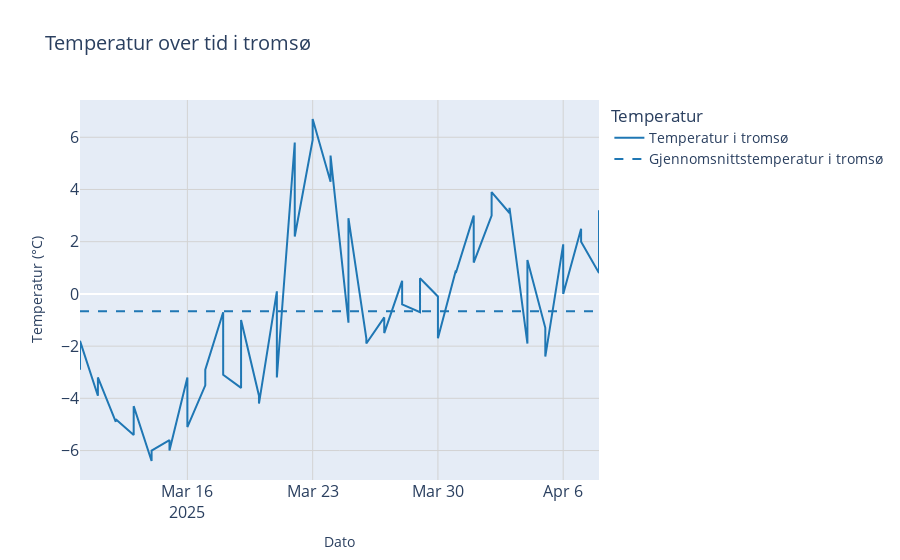
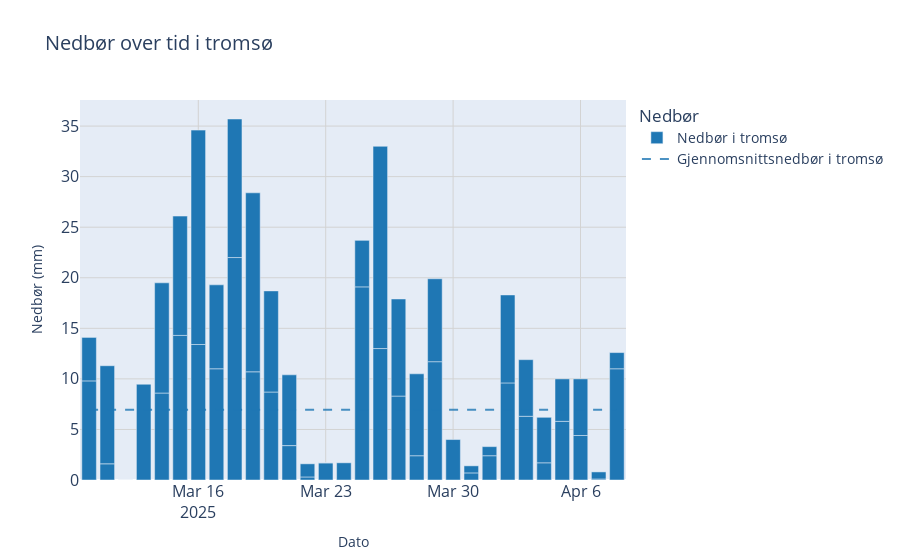
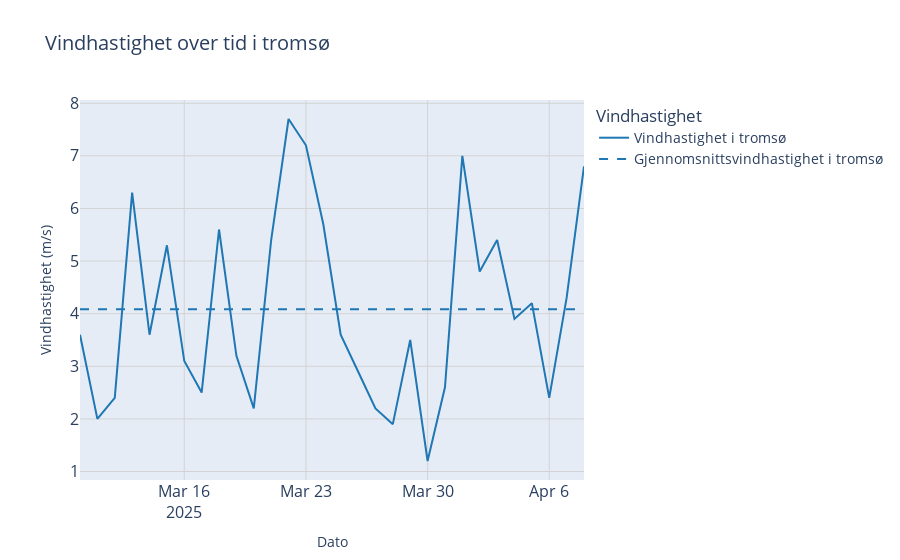
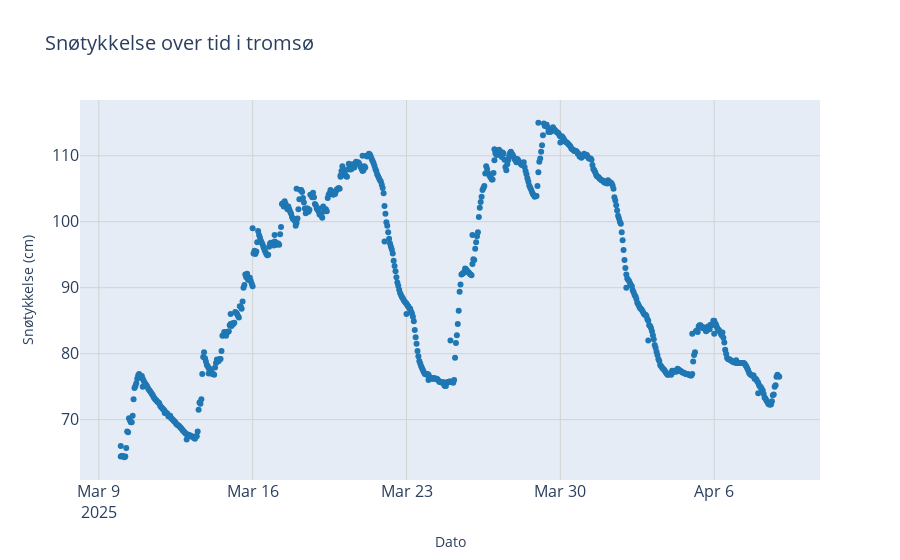

Notebook source saved alongside these figures, in order:
### Code cell
import pandas as pd
import plotly.graph_objects as go
import sqlite3

# Bruker den eksisterende variabelen location_input som bynavn
city_name = location_input

# Konverterer referansetiden til datetime
df['referenceTime'] = pd.to_datetime(df['referenceTime'])

# Oppretter en SQLite-database i minnet
conn = sqlite3.connect(":memory:")

# Leser CSV-filen og lagrer den i SQLite-databasen
csv_filename = "../src/weather_data.csv"
df_csv = pd.read_csv(csv_filename)
df_csv.to_sql("weather_data", conn, index=False, if_exists="replace")

# SQL-spørring for å hente data
query = """
SELECT * 
FROM weather_data
WHERE elementId = 'mean(air_temperature P1D)'
"""
temperature_data = pd.read_sql_query(query, conn)

# Konverterer referansetiden til datetime
temperature_data['referenceTime'] = pd.to_datetime(temperature_data['referenceTime'])

# Gjør det samme for andre elementer (nedbør og vindhastighet)
query_precip = """
SELECT * 
FROM weather_data
WHERE elementId = 'sum(precipitation_amount P1D)'
"""
precipitation_data = pd.read_sql_query(query_precip, conn)

query_wind = """
SELECT * 
FROM weather_data
WHERE elementId = 'mean(wind_speed P1D)'
"""
wind_speed_data = pd.read_sql_query(query_wind, conn)

# Lukk tilkoblingen til databasen
conn.close()

# Definerer farger for grafene
color_location = '#1f77b4'  # Blå for lokasjonen

# Leser data fra weather_data.csv
csv_filename = "../src/weather_data.csv"
df_csv = pd.read_csv(csv_filename)

# Filtrerer data for temperatur
temperature_data = df_csv[df_csv['elementId'] == 'mean(air_temperature P1D)']
temperature_data.loc[:, 'referenceTime'] = pd.to_datetime(temperature_data['referenceTime'])
# Beregninger for temperatur
median_temp = temperature_data['value'].median()
std_temp = temperature_data['value'].std()

# Filtrerer data for nedbør
precipitation_data = df_csv[df_csv['elementId'] == 'sum(precipitation_amount P1D)']
precipitation_data.loc[:, 'referenceTime'] = pd.to_datetime(precipitation_data['referenceTime'])
# Beregninger for nedbør
median_precip = precipitation_data['value'].median()
std_precip = precipitation_data['value'].std()

# Filtrerer data for vindhastighet
wind_speed_data = df_csv[df_csv['elementId'] == 'mean(wind_speed P1D)']
wind_speed_data.loc[:, 'referenceTime'] = pd.to_datetime(wind_speed_data['referenceTime'])
# Beregninger for vindhastighet
median_wind = wind_speed_data['value'].median()
std_wind = wind_speed_data['value'].std()

# Temperaturfigur med bakgrunnsgrid
fig_temp = go.Figure()

# Temperaturdata uten punkter
fig_temp.add_trace(go.Scatter(
    x=temperature_data['referenceTime'],
    y=temperature_data['value'],
    mode='lines',  # Endret til kun linjer
    name=f'Temperatur i {city_name}',
    line=dict(color=color_location)
))

# Gjennomsnittstemperatur
mean_temp = temperature_data['value'].mean()
fig_temp.add_trace(go.Scatter(
    x=temperature_data['referenceTime'],
    y=[mean_temp] * len(temperature_data['referenceTime']),
    mode='lines',
    line=dict(dash='dash', color=color_location),
    name=f'Gjennomsnittstemperatur i {city_name}'
))

# Tilpasser layout med bakgrunnsgrid
fig_temp.update_layout(
    title=dict(
        text=f'Temperatur over tid i {city_name}',
        font=dict(size=20)
    ),
    xaxis=dict(
        title='Dato',
        showgrid=True,
        gridcolor='lightgrey',
        tickfont=dict(size=16)
    ),
    yaxis=dict(
        title='Temperatur (°C)',
        showgrid=True,
        gridcolor='lightgrey',
        tickfont=dict(size=16)
    ),
    legend=dict(
        title='Temperatur',
        font=dict(size=14)
    ),
    hovermode='x unified'
)

# Viser temperaturfigur
fig_temp.show()

# Utskrift av resultatene for temperatur
print("Temperatur:")
print(f"Median: {median_temp:.2f}, Standardavvik: {std_temp:.2f}")




# Nedbørsfigur
fig_precip = go.Figure()

# Nedbørsdata
fig_precip.add_trace(go.Bar(
    x=precipitation_data['referenceTime'],
    y=precipitation_data['value'],
    name=f'Nedbør i {city_name}',
    marker=dict(color=color_location)
))

# Gjennomsnittsnedbør som strek
mean_precip = precipitation_data['value'].mean()
fig_precip.add_trace(go.Scatter(
    x=precipitation_data['referenceTime'],
    y=[mean_precip] * len(precipitation_data['referenceTime']),
    mode='lines',
    line=dict(dash='dash', color='rgba(31, 119, 180, 0.8)'),
    name=f'Gjennomsnittsnedbør i {city_name}'
))

# Nedbørsfigur
fig_precip.update_layout(
    title=dict(
        text=f'Nedbør over tid i {city_name}',
        font=dict(size=20)
    ),
    xaxis=dict(
        title='Dato',
        showgrid=True,
        gridcolor='lightgrey',
        tickfont=dict(size=16)
    ),
    yaxis=dict(
        title='Nedbør (mm)',
        showgrid=True,
        gridcolor='lightgrey',
        tickfont=dict(size=16)
    ),
    legend=dict(
        title='Nedbør',
        font=dict(size=14)
    ),
    hovermode='x unified'
)

# Viser nedbørsfigur
fig_precip.show()

# Utskrift av resultatene for nedbør
print("\nNedbør:")
print(f"Median: {median_precip:.2f}, Standardavvik: {std_precip:.2f}")




# Vindhastighetsfigur
fig_wind = go.Figure()

# Vindhastighetsdata
fig_wind.add_trace(go.Scatter(
    x=wind_speed_data['referenceTime'],
    y=wind_speed_data['value'],
    mode='lines',
    name=f'Vindhastighet i {city_name}',
    line=dict(color=color_location)
))

# Gjennomsnittsvindhastighet
mean_wind = wind_speed_data['value'].mean()
fig_wind.add_trace(go.Scatter(
    x=wind_speed_data['referenceTime'],
    y=[mean_wind] * len(wind_speed_data['referenceTime']),
    mode='lines',
    line=dict(dash='dash', color=color_location),
    name=f'Gjennomsnittsvindhastighet i {city_name}'
))

# Vindhastighetsfigur
fig_wind.update_layout(
    title=dict(
        text=f'Vindhastighet over tid i {city_name}',
        font=dict(size=20)
    ),
    xaxis=dict(
        title='Dato',
        showgrid=True,
        gridcolor='lightgrey',
        tickfont=dict(size=16)
    ),
    yaxis=dict(
        title='Vindhastighet (m/s)',
        showgrid=True,
        gridcolor='lightgrey',
        tickfont=dict(size=16)
    ),
    legend=dict(
        title='Vindhastighet',
        font=dict(size=14)
    ),
    hovermode='x unified'
)

# Viser vindhastighetsfigur
fig_wind.show()

# Utskrift av resultatene for vindhastighet
print("\nVindhastighet:")
print(f"Median: {median_wind:.2f}, Standardavvik: {std_wind:.2f}")




# Filtrerer data for snøtykkelse
snow_thickness_data = df_csv[df_csv['elementId'] == 'surface_snow_thickness']
snow_thickness_data.loc[:, 'referenceTime'] = pd.to_datetime(snow_thickness_data['referenceTime'])

# Scatterplott for snøtykkelse
fig_snow = go.Figure()

fig_snow.add_trace(go.Scatter(
    x=snow_thickness_data['referenceTime'],
    y=snow_thickness_data['value'],
    mode='markers',
    name=f'Snøtykkelse i {city_name}',
    marker=dict(color=color_location)
))

# Snøtykkelsefigur
fig_snow.update_layout(
    title=dict(
        text=f'Snøtykkelse over tid i {city_name}',
        font=dict(size=20)
    ),
    xaxis=dict(
        title='Dato',
        showgrid=True,
        gridcolor='lightgrey',
        tickfont=dict(size=16)
    ),
    yaxis=dict(
        title='Snøtykkelse (cm)',
        showgrid=True,
        gridcolor='lightgrey',
        tickfont=dict(size=16)
    ),
    legend=dict(
        title='Snøtykkelse',
        font=dict(size=14)
    ),
    hovermode='x unified'
)

# Viser snøtykkelsefigur
fig_snow.show()

# Utskrift av resultatene for snøtykkelse
print("\nSnøtykkelse:")
print(f"Median: {snow_thickness_data['value'].median():.2f}, Standardavvik: {snow_thickness_data['value'].std():.2f}")




# Filtrerer data for relativ luftfuktighet
humidity_data = df_csv[df_csv['elementId'] == 'mean(relative_humidity P1D)']
humidity_data.loc[:, 'referenceTime'] = pd.to_datetime(humidity_data['referenceTime'])

# Linjeplott for relativ luftfuktighet
fig_humidity = go.Figure()

fig_humidity.add_trace(go.Scatter(
    x=humidity_data['referenceTime'],
    y=humidity_data['value'],
    mode='lines',
    name=f'Luftfuktighet i {city_name}',
    line=dict(color=color_location)
))

# Gjennomsnittlig luftfuktighet
mean_humidity = humidity_data['value'].mean()
fig_humidity.add_trace(go.Scatter(
    x=humidity_data['referenceTime'],
    y=[mean_humidity] * len(humidity_data['referenceTime']),
    mode='lines',
    line=dict(dash='dash', color=color_location),
    name=f'Gjennomsnittlig luftfuktighet i {city_name}'
))


# Luftfuktighetsfigur
fig_humidity.update_layout(
    title=dict(
        text=f'Luftfuktighet over tid i {city_name}',
        font=dict(size=20)
    ),
    xaxis=dict(
        title='Dato',
        showgrid=True,
        gridcolor='lightgrey',
        tickfont=dict(size=16)
    ),
    yaxis=dict(
        title='Relativ luftfuktighet (%)',
        showgrid=True,
        gridcolor='lightgrey',
        tickfont=dict(size=16)
    ),
    legend=dict(
        title='Luftfuktighet',
        font=dict(size=14)
    ),
    hovermode='x unified'
)

# Viser luftfuktighetsfigur
fig_humidity.show()

# Utskrift av resultatene for luftfuktighet
print("\nRelativ luftfuktighet:")
print(f"Median: {humidity_data['value'].median():.2f}, Standardavvik: {humidity_data['value'].std():.2f}")

### Figure 1 — Plotly figure (JSON) as saved in the notebook; plotly's stock layout.template omitted (floating-point values rounded to 4 significant figures)
{"data": [{"line": {"color": "#1f77b4"}, "mode": "lines", "name": "Temperatur i tromsø", "type": "scatter", "x": ["2025-03-10T00:00:00+00:00", "2025-03-10T00:00:00+00:00", "2025-03-11T00:00:00+00:00", "2025-03-11T00:00:00+00:00", "2025-03-12T00:00:00+00:00", "2025-03-12T00:00:00+00:00", "2025-03-13T00:00:00+00:00", "2025-03-13T00:00:00+00:00", "2025-03-14T00:00:00+00:00", "2025-03-14T00:00:00+00:00", "2025-03-15T00:00:00+00:00", "2025-03-15T00:00:00+00:00", "2025-03-16T00:00:00+00:00", "2025-03-16T00:00:00+00:00", "2025-03-17T00:00:00+00:00", "2025-03-17T00:00:00+00:00", "2025-03-18T00:00:00+00:00", "2025-03-18T00:00:00+00:00", "2025-03-19T00:00:00+00:00", "2025-03-19T00:00:00+00:00", "2025-03-20T00:00:00+00:00", "2025-03-20T00:00:00+00:00", "2025-03-21T00:00:00+00:00", "2025-03-21T00:00:00+00:00", "2025-03-22T00:00:00+00:00", "2025-03-22T00:00:00+00:00", "2025-03-23T00:00:00+00:00", "2025-03-23T00:00:00+00:00", "2025-03-24T00:00:00+00:00", "2025-03-24T00:00:00+00:00", "2025-03-25T00:00:00+00:00", "2025-03-25T00:00:00+00:00", "2025-03-26T00:00:00+00:00", "2025-03-26T00:00:00+00:00", "2025-03-27T00:00:00+00:00", "2025-03-27T00:00:00+00:00", "2025-03-28T00:00:00+00:00", "2025-03-28T00:00:00+00:00", "2025-03-29T00:00:00+00:00", "2025-03-29T00:00:00+00:00", "2025-03-30T00:00:00+00:00", "2025-03-30T00:00:00+00:00", "2025-03-31T00:00:00+00:00", "2025-03-31T00:00:00+00:00", "2025-04-01T00:00:00+00:00", "2025-04-01T00:00:00+00:00", "2025-04-02T00:00:00+00:00", "2025-04-02T00:00:00+00:00", "2025-04-03T00:00:00+00:00", "2025-04-03T00:00:00+00:00", "2025-04-04T00:00:00+00:00", "2025-04-04T00:00:00+00:00", "2025-04-05T00:00:00+00:00", "2025-04-05T00:00:00+00:00", "2025-04-06T00:00:00+00:00", "2025-04-06T00:00:00+00:00", "2025-04-07T00:00:00+00:00", "2025-04-07T00:00:00+00:00", "2025-04-08T00:00:00+00:00", "2025-04-08T00:00:00+00:00"], "y": [-2.9, -1.8, -3.9, -3.2, -4.9, -4.8, -5.4, -4.3, -6.4, -6.0, -5.6, -6.0, -3.2, -5.1, -3.5, -2.9, -0.7, -3.1, -3.6, -1.0, -3.9, -4.2, 0.1, -3.2, 5.8, 2.2, 5.9, 6.7, 4.3, 5.3, -1.1, 2.9, -1.7, -1.9, -0.9, -1.5, 0.5, -0.4, -0.7, 0.6, -0.1, -1.7, 0.9, 0.8, 3.0, 1.2, 3.0, 3.9, 3.1, 3.3, -1.9, 1.3, -1.3, -2.4, 1.9, 0.0, 2.5, 2.0, 0.8, 3.2]}, {"line": {"color": "#1f77b4", "dash": "dash"}, "mode": "lines", "name": "Gjennomsnittstemperatur i tromsø", "type": "scatter", "x": ["2025-03-10T00:00:00+00:00", "2025-03-10T00:00:00+00:00", "2025-03-11T00:00:00+00:00", "2025-03-11T00:00:00+00:00", "2025-03-12T00:00:00+00:00", "2025-03-12T00:00:00+00:00", "2025-03-13T00:00:00+00:00", "2025-03-13T00:00:00+00:00", "2025-03-14T00:00:00+00:00", "2025-03-14T00:00:00+00:00", "2025-03-15T00:00:00+00:00", "2025-03-15T00:00:00+00:00", "2025-03-16T00:00:00+00:00", "2025-03-16T00:00:00+00:00", "2025-03-17T00:00:00+00:00", "2025-03-17T00:00:00+00:00", "2025-03-18T00:00:00+00:00", "2025-03-18T00:00:00+00:00", "2025-03-19T00:00:00+00:00", "2025-03-19T00:00:00+00:00", "2025-03-20T00:00:00+00:00", "2025-03-20T00:00:00+00:00", "2025-03-21T00:00:00+00:00", "2025-03-21T00:00:00+00:00", "2025-03-22T00:00:00+00:00", "2025-03-22T00:00:00+00:00", "2025-03-23T00:00:00+00:00", "2025-03-23T00:00:00+00:00", "2025-03-24T00:00:00+00:00", "2025-03-24T00:00:00+00:00", "2025-03-25T00:00:00+00:00", "2025-03-25T00:00:00+00:00", "2025-03-26T00:00:00+00:00", "2025-03-26T00:00:00+00:00", "2025-03-27T00:00:00+00:00", "2025-03-27T00:00:00+00:00", "2025-03-28T00:00:00+00:00", "2025-03-28T00:00:00+00:00", "2025-03-29T00:00:00+00:00", "2025-03-29T00:00:00+00:00", "2025-03-30T00:00:00+00:00", "2025-03-30T00:00:00+00:00", "2025-03-31T00:00:00+00:00", "2025-03-31T00:00:00+00:00", "2025-04-01T00:00:00+00:00", "2025-04-01T00:00:00+00:00", "2025-04-02T00:00:00+00:00", "2025-04-02T00:00:00+00:00", "2025-04-03T00:00:00+00:00", "2025-04-03T00:00:00+00:00", "2025-04-04T00:00:00+00:00", "2025-04-04T00:00:00+00:00", "2025-04-05T00:00:00+00:00", "2025-04-05T00:00:00+00:00", "2025-04-06T00:00:00+00:00", "2025-04-06T00:00:00+00:00", "2025-04-07T00:00:00+00:00", "2025-04-07T00:00:00+00:00", "2025-04-08T00:00:00+00:00", "2025-04-08T00:00:00+00:00"], "y": [-0.6667, -0.6667, -0.6667, -0.6667, -0.6667, -0.6667, -0.6667, -0.6667, -0.6667, -0.6667, -0.6667, -0.6667, -0.6667, -0.6667, -0.6667, -0.6667, -0.6667, -0.6667, -0.6667, -0.6667, -0.6667, -0.6667, -0.6667, -0.6667, -0.6667, -0.6667, -0.6667, -0.6667, -0.6667, -0.6667, -0.6667, -0.6667, -0.6667, -0.6667, -0.6667, -0.6667, -0.6667, -0.6667, -0.6667, -0.6667, -0.6667, -0.6667, -0.6667, -0.6667, -0.6667, -0.6667, -0.6667, -0.6667, -0.6667, -0.6667, -0.6667, -0.6667, -0.6667, -0.6667, -0.6667, -0.6667, -0.6667, -0.6667, -0.6667, -0.6667]}], "layout": {"hovermode": "x unified", "legend": {"font": {"size": 14}, "title": {"text": "Temperatur"}}, "title": {"font": {"size": 20}, "text": "Temperatur over tid i tromsø"}, "xaxis": {"gridcolor": "lightgrey", "showgrid": true, "tickfont": {"size": 16}, "title": {"text": "Dato"}}, "yaxis": {"gridcolor": "lightgrey", "showgrid": true, "tickfont": {"size": 16}, "title": {"text": "Temperatur (°C)"}}}}

### Figure 2 — Plotly figure (JSON) as saved in the notebook; plotly's stock layout.template omitted (floating-point values rounded to 4 significant figures)
{"data": [{"marker": {"color": "#1f77b4"}, "name": "Nedbør i tromsø", "type": "bar", "x": ["2025-03-10T00:00:00+00:00", "2025-03-10T00:00:00+00:00", "2025-03-11T00:00:00+00:00", "2025-03-11T00:00:00+00:00", "2025-03-12T00:00:00+00:00", "2025-03-12T00:00:00+00:00", "2025-03-13T00:00:00+00:00", "2025-03-13T00:00:00+00:00", "2025-03-14T00:00:00+00:00", "2025-03-14T00:00:00+00:00", "2025-03-15T00:00:00+00:00", "2025-03-15T00:00:00+00:00", "2025-03-16T00:00:00+00:00", "2025-03-16T00:00:00+00:00", "2025-03-17T00:00:00+00:00", "2025-03-17T00:00:00+00:00", "2025-03-18T00:00:00+00:00", "2025-03-18T00:00:00+00:00", "2025-03-19T00:00:00+00:00", "2025-03-19T00:00:00+00:00", "2025-03-20T00:00:00+00:00", "2025-03-20T00:00:00+00:00", "2025-03-21T00:00:00+00:00", "2025-03-21T00:00:00+00:00", "2025-03-22T00:00:00+00:00", "2025-03-22T00:00:00+00:00", "2025-03-23T00:00:00+00:00", "2025-03-23T00:00:00+00:00", "2025-03-24T00:00:00+00:00", "2025-03-24T00:00:00+00:00", "2025-03-25T00:00:00+00:00", "2025-03-25T00:00:00+00:00", "2025-03-26T00:00:00+00:00", "2025-03-26T00:00:00+00:00", "2025-03-27T00:00:00+00:00", "2025-03-27T00:00:00+00:00", "2025-03-28T00:00:00+00:00", "2025-03-28T00:00:00+00:00", "2025-03-29T00:00:00+00:00", "2025-03-29T00:00:00+00:00", "2025-03-30T00:00:00+00:00", "2025-03-30T00:00:00+00:00", "2025-03-31T00:00:00+00:00", "2025-03-31T00:00:00+00:00", "2025-04-01T00:00:00+00:00", "2025-04-01T00:00:00+00:00", "2025-04-02T00:00:00+00:00", "2025-04-02T00:00:00+00:00", "2025-04-03T00:00:00+00:00", "2025-04-03T00:00:00+00:00", "2025-04-04T00:00:00+00:00", "2025-04-04T00:00:00+00:00", "2025-04-05T00:00:00+00:00", "2025-04-05T00:00:00+00:00", "2025-04-06T00:00:00+00:00", "2025-04-06T00:00:00+00:00", "2025-04-07T00:00:00+00:00", "2025-04-07T00:00:00+00:00", "2025-04-08T00:00:00+00:00", "2025-04-08T00:00:00+00:00"], "y": [9.8, 4.3, 1.6, 9.7, 0.0, 0.0, 9.5, 0.0, 8.6, 10.9, 14.3, 11.8, 13.4, 21.2, 11.0, 8.3, 22.0, 13.7, 10.7, 17.7, 8.7, 10.0, 3.4, 7.0, 0.3, 1.3, 1.7, 0.0, 0.0, 1.7, 19.1, 4.6, 13.0, 20.0, 8.3, 9.6, 2.4, 8.1, 11.7, 8.2, 0.0, 4.0, 0.7, 0.7, 2.4, 0.9, 9.6, 8.7, 6.3, 5.6, 1.7, 4.5, 5.8, 4.2, 4.4, 5.6, 0.1, 0.7, 11.0, 1.6]}, {"line": {"color": "rgba(31, 119, 180, 0.8)", "dash": "dash"}, "mode": "lines", "name": "Gjennomsnittsnedbør i tromsø", "type": "scatter", "x": ["2025-03-10T00:00:00+00:00", "2025-03-10T00:00:00+00:00", "2025-03-11T00:00:00+00:00", "2025-03-11T00:00:00+00:00", "2025-03-12T00:00:00+00:00", "2025-03-12T00:00:00+00:00", "2025-03-13T00:00:00+00:00", "2025-03-13T00:00:00+00:00", "2025-03-14T00:00:00+00:00", "2025-03-14T00:00:00+00:00", "2025-03-15T00:00:00+00:00", "2025-03-15T00:00:00+00:00", "2025-03-16T00:00:00+00:00", "2025-03-16T00:00:00+00:00", "2025-03-17T00:00:00+00:00", "2025-03-17T00:00:00+00:00", "2025-03-18T00:00:00+00:00", "2025-03-18T00:00:00+00:00", "2025-03-19T00:00:00+00:00", "2025-03-19T00:00:00+00:00", "2025-03-20T00:00:00+00:00", "2025-03-20T00:00:00+00:00", "2025-03-21T00:00:00+00:00", "2025-03-21T00:00:00+00:00", "2025-03-22T00:00:00+00:00", "2025-03-22T00:00:00+00:00", "2025-03-23T00:00:00+00:00", "2025-03-23T00:00:00+00:00", "2025-03-24T00:00:00+00:00", "2025-03-24T00:00:00+00:00", "2025-03-25T00:00:00+00:00", "2025-03-25T00:00:00+00:00", "2025-03-26T00:00:00+00:00", "2025-03-26T00:00:00+00:00", "2025-03-27T00:00:00+00:00", "2025-03-27T00:00:00+00:00", "2025-03-28T00:00:00+00:00", "2025-03-28T00:00:00+00:00", "2025-03-29T00:00:00+00:00", "2025-03-29T00:00:00+00:00", "2025-03-30T00:00:00+00:00", "2025-03-30T00:00:00+00:00", "2025-03-31T00:00:00+00:00", "2025-03-31T00:00:00+00:00", "2025-04-01T00:00:00+00:00", "2025-04-01T00:00:00+00:00", "2025-04-02T00:00:00+00:00", "2025-04-02T00:00:00+00:00", "2025-04-03T00:00:00+00:00", "2025-04-03T00:00:00+00:00", "2025-04-04T00:00:00+00:00", "2025-04-04T00:00:00+00:00", "2025-04-05T00:00:00+00:00", "2025-04-05T00:00:00+00:00", "2025-04-06T00:00:00+00:00", "2025-04-06T00:00:00+00:00", "2025-04-07T00:00:00+00:00", "2025-04-07T00:00:00+00:00", "2025-04-08T00:00:00+00:00", "2025-04-08T00:00:00+00:00"], "y": [6.935, 6.935, 6.935, 6.935, 6.935, 6.935, 6.935, 6.935, 6.935, 6.935, 6.935, 6.935, 6.935, 6.935, 6.935, 6.935, 6.935, 6.935, 6.935, 6.935, 6.935, 6.935, 6.935, 6.935, 6.935, 6.935, 6.935, 6.935, 6.935, 6.935, 6.935, 6.935, 6.935, 6.935, 6.935, 6.935, 6.935, 6.935, 6.935, 6.935, 6.935, 6.935, 6.935, 6.935, 6.935, 6.935, 6.935, 6.935, 6.935, 6.935, 6.935, 6.935, 6.935, 6.935, 6.935, 6.935, 6.935, 6.935, 6.935, 6.935]}], "layout": {"hovermode": "x unified", "legend": {"font": {"size": 14}, "title": {"text": "Nedbør"}}, "title": {"font": {"size": 20}, "text": "Nedbør over tid i tromsø"}, "xaxis": {"gridcolor": "lightgrey", "showgrid": true, "tickfont": {"size": 16}, "title": {"text": "Dato"}}, "yaxis": {"gridcolor": "lightgrey", "showgrid": true, "tickfont": {"size": 16}, "title": {"text": "Nedbør (mm)"}}}}

### Figure 3 — Plotly figure (JSON) as saved in the notebook; plotly's stock layout.template omitted (floating-point values rounded to 4 significant figures)
{"data": [{"line": {"color": "#1f77b4"}, "mode": "lines", "name": "Vindhastighet i tromsø", "type": "scatter", "x": ["2025-03-10T00:00:00+00:00", "2025-03-11T00:00:00+00:00", "2025-03-12T00:00:00+00:00", "2025-03-13T00:00:00+00:00", "2025-03-14T00:00:00+00:00", "2025-03-15T00:00:00+00:00", "2025-03-16T00:00:00+00:00", "2025-03-17T00:00:00+00:00", "2025-03-18T00:00:00+00:00", "2025-03-19T00:00:00+00:00", "2025-03-20T00:00:00+00:00", "2025-03-21T00:00:00+00:00", "2025-03-22T00:00:00+00:00", "2025-03-23T00:00:00+00:00", "2025-03-24T00:00:00+00:00", "2025-03-25T00:00:00+00:00", "2025-03-26T00:00:00+00:00", "2025-03-27T00:00:00+00:00", "2025-03-28T00:00:00+00:00", "2025-03-29T00:00:00+00:00", "2025-03-30T00:00:00+00:00", "2025-03-31T00:00:00+00:00", "2025-04-01T00:00:00+00:00", "2025-04-02T00:00:00+00:00", "2025-04-03T00:00:00+00:00", "2025-04-04T00:00:00+00:00", "2025-04-05T00:00:00+00:00", "2025-04-06T00:00:00+00:00", "2025-04-07T00:00:00+00:00", "2025-04-08T00:00:00+00:00"], "y": [3.6, 2.0, 2.4, 6.3, 3.6, 5.3, 3.1, 2.5, 5.6, 3.2, 2.2, 5.4, 7.7, 7.2, 5.7, 3.6, 2.9, 2.2, 1.9, 3.5, 1.2, 2.6, 7.0, 4.8, 5.4, 3.9, 4.2, 2.4, 4.3, 6.8]}, {"line": {"color": "#1f77b4", "dash": "dash"}, "mode": "lines", "name": "Gjennomsnittsvindhastighet i tromsø", "type": "scatter", "x": ["2025-03-10T00:00:00+00:00", "2025-03-11T00:00:00+00:00", "2025-03-12T00:00:00+00:00", "2025-03-13T00:00:00+00:00", "2025-03-14T00:00:00+00:00", "2025-03-15T00:00:00+00:00", "2025-03-16T00:00:00+00:00", "2025-03-17T00:00:00+00:00", "2025-03-18T00:00:00+00:00", "2025-03-19T00:00:00+00:00", "2025-03-20T00:00:00+00:00", "2025-03-21T00:00:00+00:00", "2025-03-22T00:00:00+00:00", "2025-03-23T00:00:00+00:00", "2025-03-24T00:00:00+00:00", "2025-03-25T00:00:00+00:00", "2025-03-26T00:00:00+00:00", "2025-03-27T00:00:00+00:00", "2025-03-28T00:00:00+00:00", "2025-03-29T00:00:00+00:00", "2025-03-30T00:00:00+00:00", "2025-03-31T00:00:00+00:00", "2025-04-01T00:00:00+00:00", "2025-04-02T00:00:00+00:00", "2025-04-03T00:00:00+00:00", "2025-04-04T00:00:00+00:00", "2025-04-05T00:00:00+00:00", "2025-04-06T00:00:00+00:00", "2025-04-07T00:00:00+00:00", "2025-04-08T00:00:00+00:00"], "y": [4.083, 4.083, 4.083, 4.083, 4.083, 4.083, 4.083, 4.083, 4.083, 4.083, 4.083, 4.083, 4.083, 4.083, 4.083, 4.083, 4.083, 4.083, 4.083, 4.083, 4.083, 4.083, 4.083, 4.083, 4.083, 4.083, 4.083, 4.083, 4.083, 4.083]}], "layout": {"hovermode": "x unified", "legend": {"font": {"size": 14}, "title": {"text": "Vindhastighet"}}, "title": {"font": {"size": 20}, "text": "Vindhastighet over tid i tromsø"}, "xaxis": {"gridcolor": "lightgrey", "showgrid": true, "tickfont": {"size": 16}, "title": {"text": "Dato"}}, "yaxis": {"gridcolor": "lightgrey", "showgrid": true, "tickfont": {"size": 16}, "title": {"text": "Vindhastighet (m/s)"}}}}

### Figure 4 — Plotly figure (JSON) as saved in the notebook; plotly's stock layout.template omitted (floating-point values rounded to 4 significant figures; data arrays with more than 128 entries replaced by an {"elided": "..."} marker saying what was removed)
{"data": [{"marker": {"color": "#1f77b4"}, "mode": "markers", "name": "Snøtykkelse i tromsø", "type": "scatter", "x": {"elided": "750 str values"}, "y": {"elided": "750 float values"}}], "layout": {"hovermode": "x unified", "legend": {"font": {"size": 14}, "title": {"text": "Snøtykkelse"}}, "title": {"font": {"size": 20}, "text": "Snøtykkelse over tid i tromsø"}, "xaxis": {"gridcolor": "lightgrey", "showgrid": true, "tickfont": {"size": 16}, "title": {"text": "Dato"}}, "yaxis": {"gridcolor": "lightgrey", "showgrid": true, "tickfont": {"size": 16}, "title": {"text": "Snøtykkelse (cm)"}}}}
